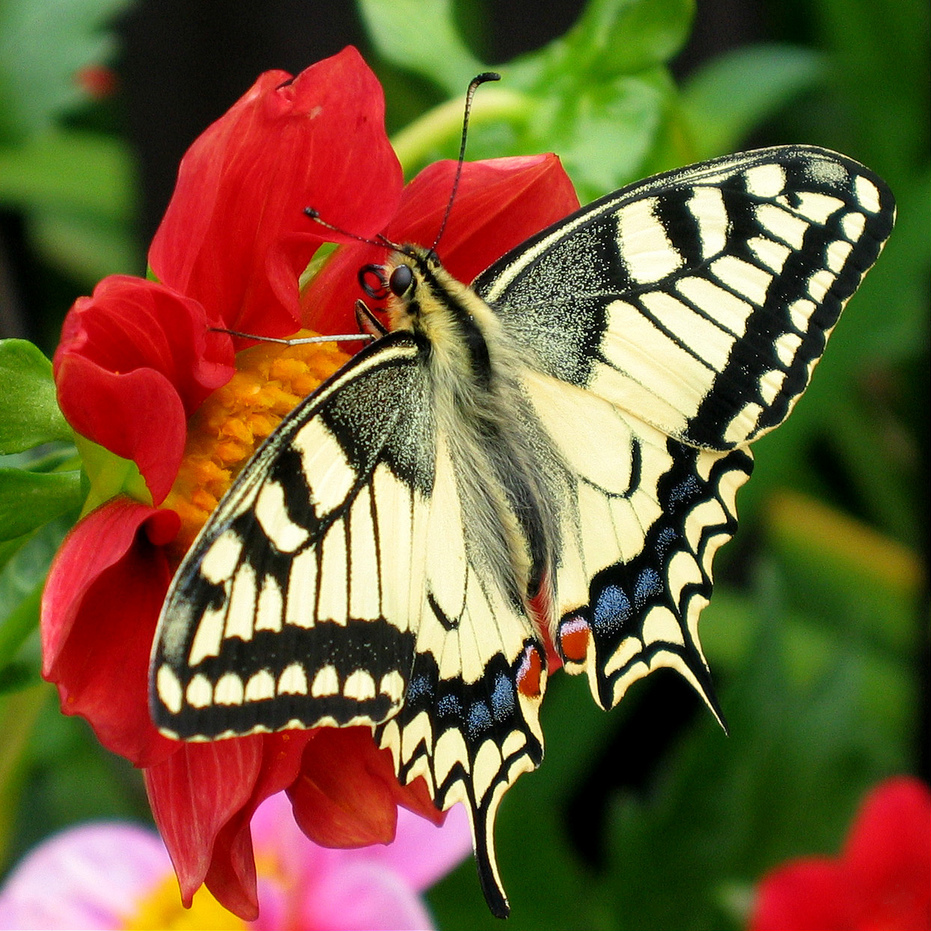
#> input picture images/Butterfly.jpg, 931 x 931 px
$ python assignment2_filters_edges.py --image ../images/Butterfly.jpg   (older library calls are emulated)
#> lines starting #> are read from the running program, lines starting #| are printed output that depends on the picture
"""
Assignment 2: Filtering & Edge Detection
----------------------------------------
Tasks:
1. Apply Gaussian, Median, and Bilateral filters
2. Detect edges with Sobel, Laplacian, and Canny
3. Save all results
"""

import cv2
import argparse
import os

def ensure_dir(d):
    if not os.path.exists(d):
        os.makedirs(d)

def assignment2(image_path, output_dir="outputs"):
#> called with image_path = '../images/Butterfly.jpg', output_dir = 'outputs'
    ensure_dir(output_dir)

    # Load image
    img = cv2.imread(image_path)
#> img is the input picture: shape (931, 931, 3); mean B, G, R 57.1, 93.2, 118.3
    if img is None:
        raise FileNotFoundError(f"Image not found: {image_path}")

    gray = cv2.cvtColor(img, cv2.COLOR_BGR2GRAY)
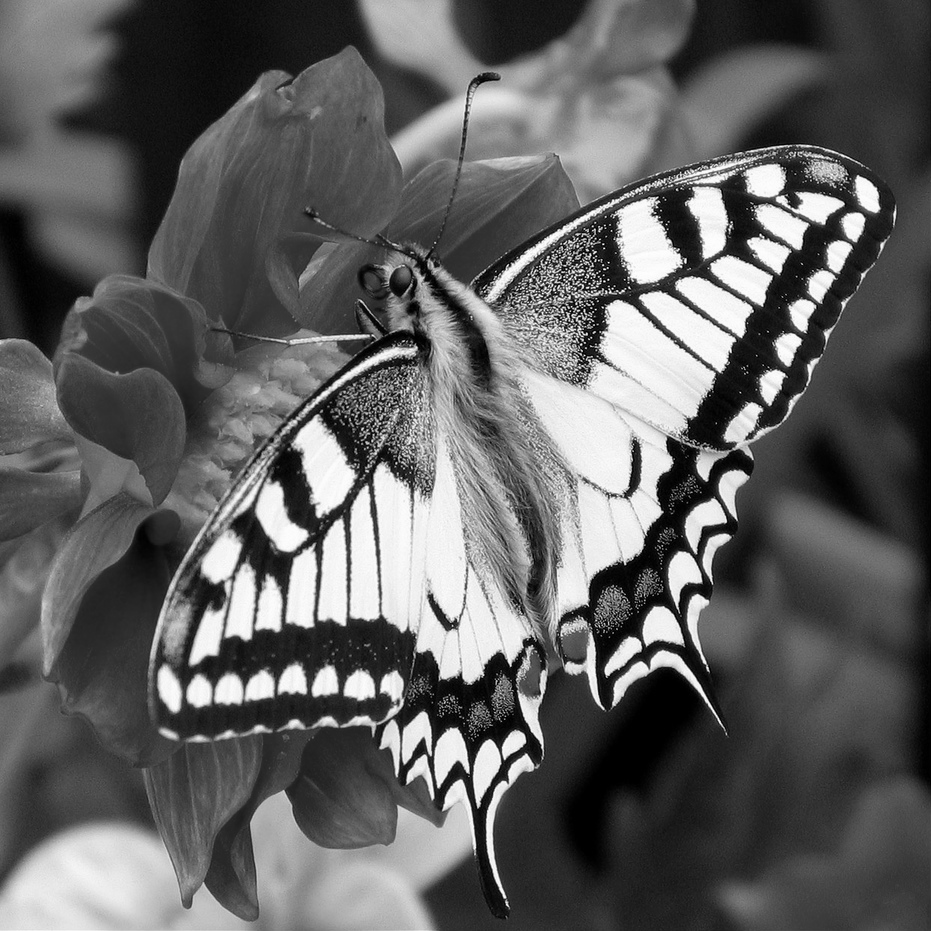
#> gray: shape (931, 931); min 0, max 255, mean 96.6

    # 1. Filters
    gaussian = cv2.GaussianBlur(img, (7, 7), 1.5)
    median = cv2.medianBlur(img, 5)
    bilateral = cv2.bilateralFilter(img, 9, 75, 75)

    cv2.imwrite(os.path.join(output_dir, "gaussian.jpg"), gaussian)
    cv2.imwrite(os.path.join(output_dir, "median.jpg"), median)
    cv2.imwrite(os.path.join(output_dir, "bilateral.jpg"), bilateral)

    # 2. Edge Detection
    sobelx = cv2.Sobel(gray, cv2.CV_64F, 1, 0, ksize=3)
    sobely = cv2.Sobel(gray, cv2.CV_64F, 0, 1, ksize=3)
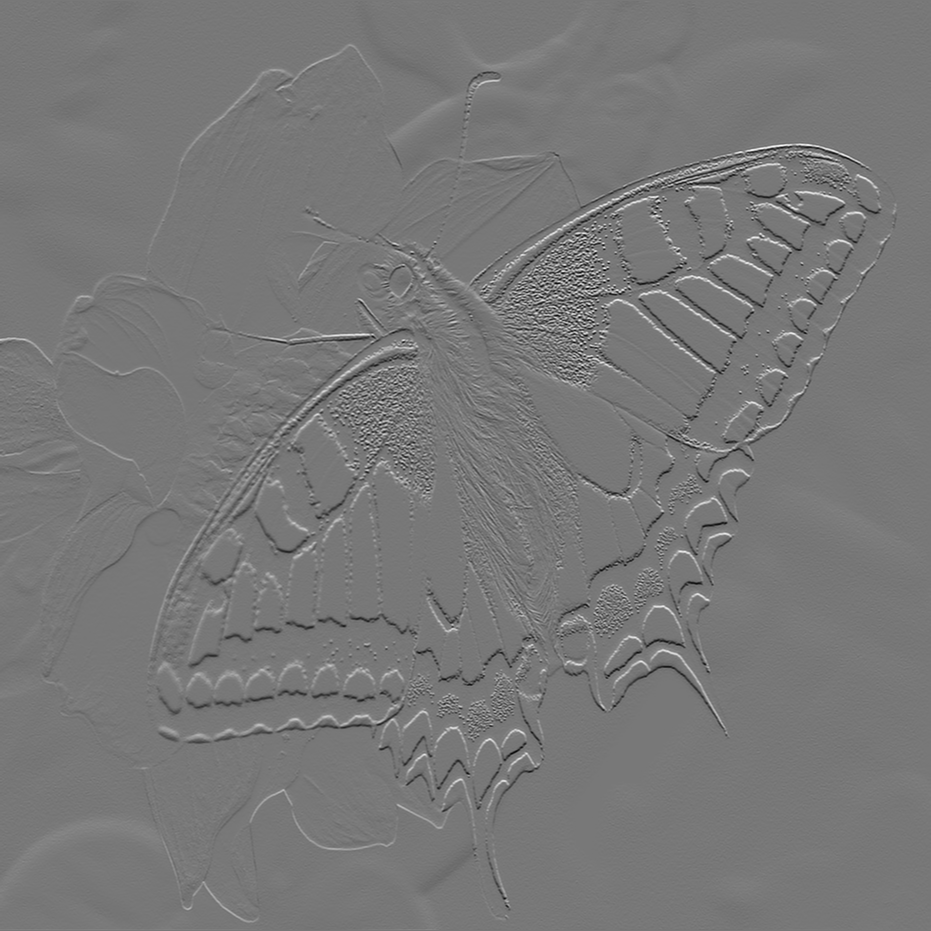
#> sobely: shape (931, 931) float64; min -860, max 965, mean 0.4; drawn with min black and max white
    sobel_combined = cv2.magnitude(sobelx, sobely)
    sobel_combined = cv2.convertScaleAbs(sobel_combined)
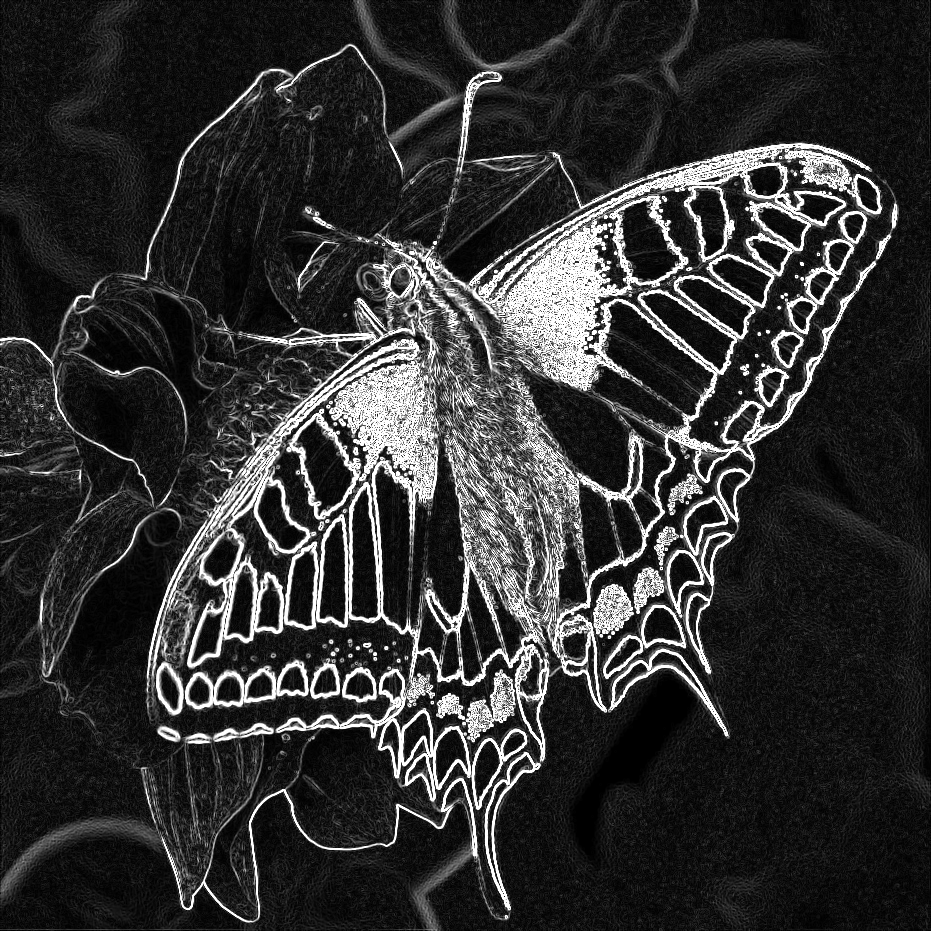
#> sobel_combined: shape (931, 931); min 0, max 255, mean 49.5

    laplacian = cv2.Laplacian(gray, cv2.CV_64F)
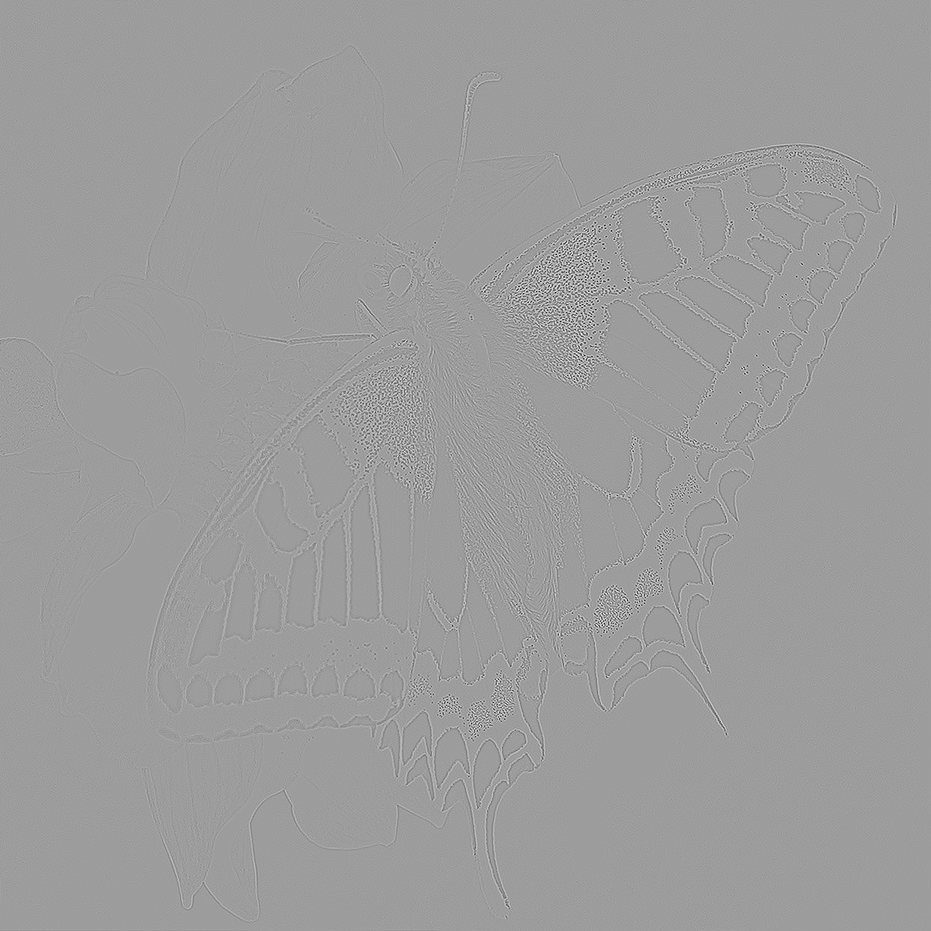
#> laplacian: shape (931, 931) float64; min -676, max 424, mean 0; drawn with min black and max white
    laplacian = cv2.convertScaleAbs(laplacian)

    canny = cv2.Canny(gray, 100, 200)
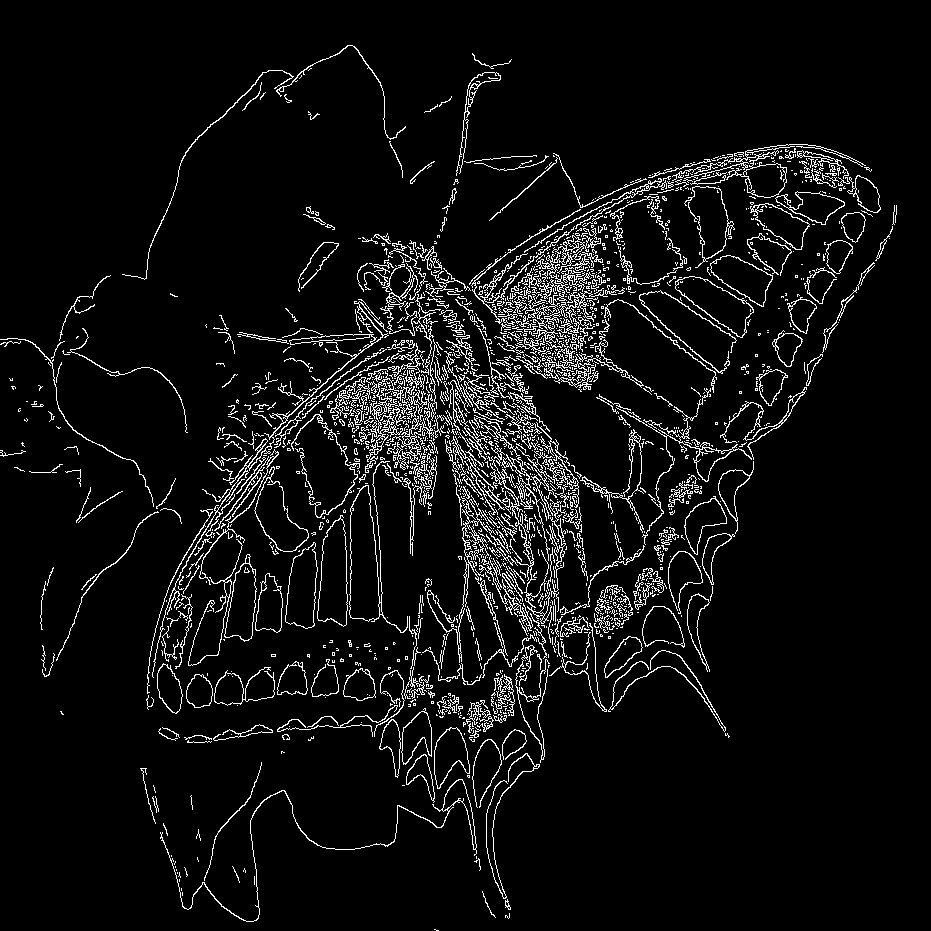
#> canny: shape (931, 931); 6% white in thin lines or dots

    cv2.imwrite(os.path.join(output_dir, "sobel.jpg"), sobel_combined)
    cv2.imwrite(os.path.join(output_dir, "laplacian.jpg"), laplacian)
    cv2.imwrite(os.path.join(output_dir, "canny.jpg"), canny)

    print("All outputs saved in", output_dir)

if __name__ == "__main__":
    parser = argparse.ArgumentParser(description="Assignment 2: Filtering & Edge Detection")
    parser.add_argument("--image", required=True, help="Path to input image")
    parser.add_argument("--output_dir", default="outputs", help="Directory to save results")
    args = parser.parse_args()
    assignment2(args.image, args.output_dir)
